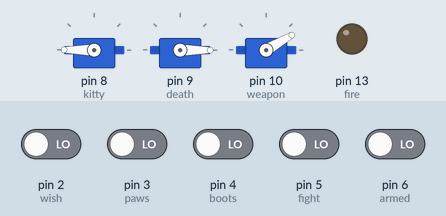
This sketch was run on a simulated Arduino Uno, built with avr-gcc and run on an emulated ATmega328P. Parts: 3 × servo, output pins drawn as LEDs (lit = HIGH). The inputs (shaded band) are chosen by the test bench; at power-on: pin 2 (wish), pin 3 (paws), pin 4 (boots), pin 5 (fight), pin 6 (armed) LOW.

Above: at 1.2 s.
1.3 s: pin 5 (fight) driven HIGH
At 2.6 s:
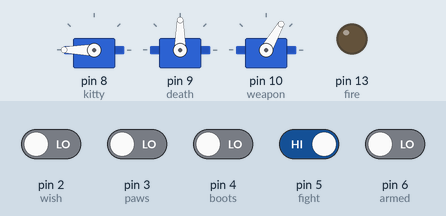
3.8 s: pin 2 (wish) driven HIGH
At 5.0 s:
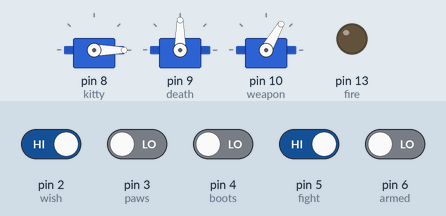
5.3 s: pin 3 (paws) driven HIGH
At 6.1 s:
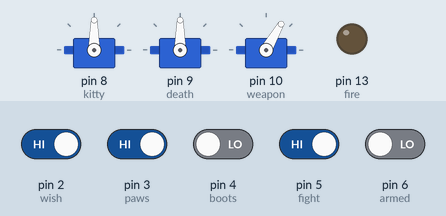
6.8 s: pin 4 (boots) driven HIGH
At 7.3 s:
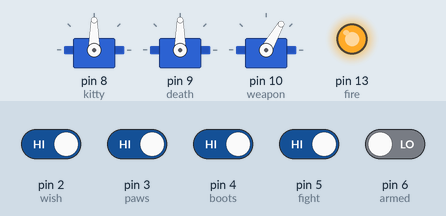
8.3 s: pin 6 (armed) driven HIGH
At 10.1 s:
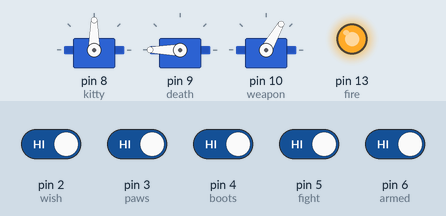
Timing chart, 0 to 11.8 s (numbered marks = the images above; inputs shaded):
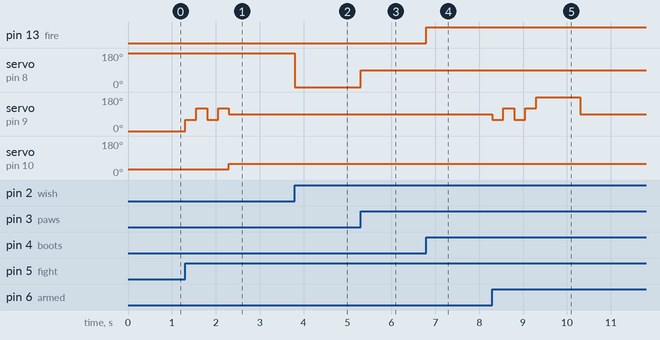

Measured:
- after the input at 1.3 s, servo on pin 9 (death): 0° → 60° at once, → 120° 0.25 s later, → 60° 0.25 s later, → 120° 0.25 s later, … (5 changes in this stretch); servo on pin 10 (weapon): 30° → 60° after 1.0 s
- after the input at 3.8 s, servo on pin 8 (kitty): 180° → 0° at once
- after the input at 5.3 s, servo on pin 8 (kitty): 0° → 90° at once
- after the input at 6.8 s, pin 13 (fire): LOW → HIGH at once
- after the input at 8.3 s, servo on pin 9 (death): 90° → 60° at once, → 120° 0.25 s later, → 60° 0.25 s later, → 120° 0.25 s later, … (6 changes in this stretch)

The sketch:

Puss_in_Boots.ino
```cpp
#include <Servo.h>

Servo kitty;
Servo death;
Servo weapon;

const int wish = 2;
const int paws = 3;
const int boots = 4;
const int fight = 5;
const int armed = 6;

const int fire = 13;

bool fear = true;
bool prepared = false;
bool lost = false;
bool won = false;

//sets up servos and gets them into position
void setup() {
  kitty.attach(8);
  kitty.write(180);
  death.attach(9);
  death.write(0);
  weapon.attach(10);
  weapon.write(30);

  pinMode(wish, INPUT);
  pinMode(paws, INPUT);
  pinMode(boots, INPUT);
  pinMode(fight, INPUT);
  pinMode(armed, INPUT);

  pinMode(fire, OUTPUT);
  digitalWrite(fire, LOW);
}

//calls for the rest of the functions when they are activated in the enclosure
void loop() {

  //makes Kitty block Puss's way to the arena after the wish is removed from him
  if (digitalRead(wish) == HIGH && fear == true) {
    kitty.write(0);
  }

  if (digitalRead(paws) == HIGH && fear == true) {
    team();
  }

  if (digitalRead(boots) == HIGH && fear == false) {
    light();
  }

  if (digitalRead(fight) == HIGH && lost == false) {
    loss();
  }

  if (digitalRead(armed) == HIGH && won == false) {
    win();
  }
}

//gets Kitty out of Puss's way when they touch
void team() {
  kitty.write(90);
  fear = false;
}

//lights up the arena and allows Puss and Death to fight
void light() {
  digitalWrite(fire, HIGH);
  death.write(90);
  prepared = true;
}

//the first fight between Puss and Death, starts once Puss is near Death
void loss() {
  death.write(60);
  delay(250);
  death.write(120);
  delay(250);
  death.write(60);
  delay(250);
  death.write(120);
  delay(250);
  death.write(90);
  weapon.write(60);
  lost = true;
  delay(1000);
  }

//the second fight between Puss and Death, starts once Puss approaches Death with his weapon
void win() {
  death.write(60);
  delay(250);
  death.write(120);
  delay(250);
  death.write(60);
  delay(250);
  death.write(120);
  delay(250);
  death.write(180);
  won = true;
  delay(1000);
  digitalWrite(fire, LOW);
}
```
